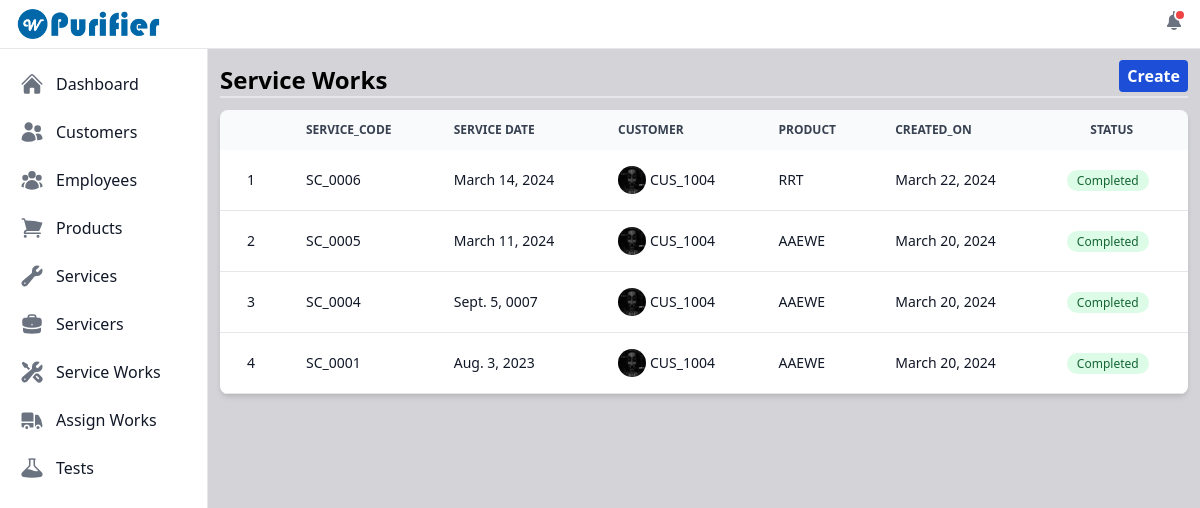
The app's page /view_serviceworks/ (signed in), older data.
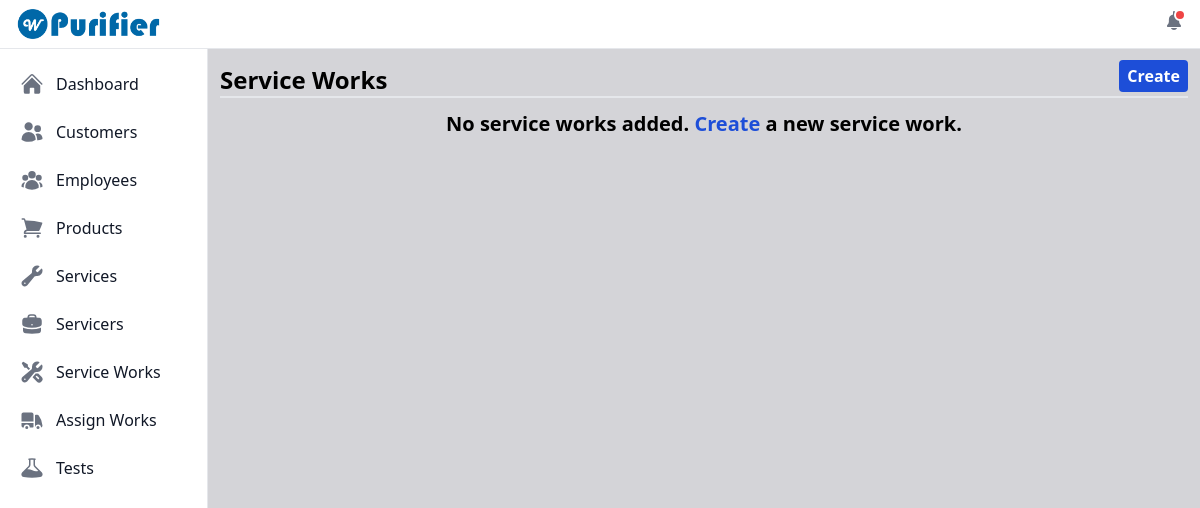
The same page, newer data.
### purifier/models.py (models this page shows, shortened)
class ServiceWork(models.Model):
    STATUS_CHOICES = (
        ('pending', 'Pending'),
        ('working', 'Working'),
        ('completed', 'Completed'),
    )
    id = models.UUIDField(primary_key=True, default=uuid.uuid4, unique=True, editable=False)
    service_work_code = models.CharField(max_length=50, blank=True, unique=True)
    customer_code = models.ForeignKey(Customer, on_delete=models.CASCADE)
    product = models.ForeignKey(Product, on_delete=models.CASCADE)
    service_name = models.ManyToManyField(Service)
    comment_section = models.TextField(null=True, blank=True)
    service_date = models.DateField()
    remark_section = models.TextField(null=True, blank=True)
    status = models.CharField(max_length=30, choices=STATUS_CHOICES, default='pending')
    created_on = models.DateField(auto_now_add=True)

class Customer(models.Model):
    id = models.UUIDField(primary_key=True, default=uuid.uuid4, unique=True, editable=False)
    profile = models.ImageField(null=True, blank=True, upload_to="customer_profiles/")
    name = models.CharField(max_length=50)
    email = models.EmailField(unique=True)
    address = models.TextField()
    mobile = models.CharField(max_length=20)
    whatsapp_number = models.CharField(max_length=20)
    installed_product = models.ManyToManyField(Product, blank=True)
    customer_code = models.CharField(max_length=50, blank=True, unique=True)
    location = models.CharField(max_length=250, null=True, blank=True)
    initial_password = models.CharField(max_length=150, blank=True, null=True)
    created_on = models.DateField(auto_now_add=True)
    def __str__(self) -> str:
        return self.customer_code

class Product(models.Model):
    id = models.UUIDField(primary_key=True, default=uuid.uuid4, unique=True, editable=False)
    product_serial = models.CharField(max_length=100, blank=True, unique=True)
    category = models.ForeignKey(Category, on_delete=models.SET_NULL, blank=True, null=True)
    name = models.CharField(max_length=100)
    image = models.ImageField(null=True, blank=True, upload_to="product_images/")
    services = models.ManyToManyField(Service, blank=True)
    created_on = models.DateField(auto_now_add=True)
    def __str__(self) -> str:
        return self.name

### purifier/views.py (the view)
# urls.py: path('view_serviceworks/', views.viewServiceWorks, name='view_serviceworks'),
@login_required
def viewServiceWorks(request):
    service_works = ServiceWork.objects.all().order_by('-service_work_code')
    service_works_exists = service_works.exists()
    service_work_form = ServiceWorkForm()
    if request.method == 'GET':
        filter_customer = request.GET.get('customerSelect')
        selected_customer = request.GET.get('selectedCustomer')
        selected_product = request.GET.get('selectedProduct')
        try:
            if selected_customer:
                customer = get_object_or_404(Customer, pk=selected_customer)
                installed_products = customer.installed_product.all()
                products = Product.objects.filter(id__in=installed_products)
                products_data = [{'id': product.id, 'name': product.name, 'product_serial': product.product_serial} for product in products]
                data = {
                    'products': products_data,
                }
                return JsonResponse(data)
            if selected_product:
                product = get_object_or_404(Product, pk=selected_product)
                product_services = product.services.all()
                services = Service.objects.filter(id__in=product_services)
                services_data = [{'id': service.id, 'name': service.name} for service in services]
                data = {
                    'services': services_data,
                }
                return JsonResponse(data)
        except Product.DoesNotExist:
            return JsonResponse({'error': 'Product not found'}, status=404)
        except Customer.DoesNotExist:
                return JsonResponse({'error': 'Customer not found'}, status=404)
    context = {'service_works': service_works, 'service_works_exists': service_works_exists, 'service_work_form': service_work_form}
    return render(request, 'servicework/view_serviceworks.html', context)

### user_management/models.py (called while the page is built)
    def __str__(self):
        return self.username

### purifier/templates/servicework/view_serviceworks.html (shortened to what the changed rows need)
{% extends "index.html" %}
{% load static %}
{% block content %}
    <div class="mt-3">
        {% if service_works_exists %}
        <div class="relative overflow-x-auto shadow-md sm:rounded-lg">
            <table id="employees_table" class="w-full text-sm text-left rtl:text-right text-gray-500 dark:text-gray-400">
                <thead class="text-xs text-gray-700 uppercase bg-gray-50 dark:bg-gray-700 dark:text-gray-400">
                    <tr>
                        <th scope="col" class="px-6 py-3 text-center"></th>
                        <th scope="col" class="px-6 py-3">Service_code</th>
                        <th scope="col" class="px-6 py-3">Service Date</th>
                        <th scope="col" class="px-6 py-3">Customer</th>
                        <th scope="col" class="px-6 py-3">Product</th>
                        <th scope="col" class="px-6 py-3">Created_On</th>
                        <th scope="col" class="px-6 py-3 text-center">Status</th>
                    </tr>
                </thead>
                <tbody>
                    {% for service_work in service_works %}
                        <tr class="bg-white border-b dark:bg-gray-800 dark:border-gray-700 hover:bg-gray-50 dark:hover:bg-gray-600">
                            <th scope="row" class="px-6 py-4 font-medium text-gray-900 whitespace-nowrap dark:text-white text-center">{{ forloop.counter }}</th>
                            <th scope="row" class="px-6 py-4 font-medium text-gray-900 whitespace-nowrap dark:text-white">
                                <a href='{% url "purifier:each_service_work" service_work.id %}'>{{ service_work.service_work_code }}</a>
                            </th>
                            <th scope="row" class="px-6 py-4 font-medium text-gray-900 whitespace-nowrap dark:text-white">
                                <a href='{% url "purifier:each_service_work" service_work.id %}'>{{ service_work.service_date }}</a>
                            </th>
                            <th scope="row" class="flex items-center px-6 py-4 font-medium text-gray-900 whitespace-nowrap dark:text-white">
                                <a href='{% url "purifier:each_service_work" service_work.id %}'>
                                    {% if service_work.customer_code.profile %}
                                        <img src="{{service_work.customer_code.profile.url}}" alt="Profile not loading..." class="h-7 w-7 rounded-full">
                                    {% else %}
                                        <img src="{% static 'images/default.png' %}" alt="Profile not loading..." class="h-7 w-7 rounded-full">
                                    {% endif %}
                                </a>
                                <a href='{% url "purifier:each_service_work" service_work.id %}' class="ms-1">{{ service_work.customer_code }}</a>
                            </th>
                            <th scope="row" class="px-6 py-4 font-medium text-gray-900 whitespace-nowrap dark:text-white">
                                <a href='{% url "purifier:each_service_work" service_work.id %}'>{{ service_work.product }}</a>
                            </th>
                            <th scope="row" class="px-6 py-4 font-medium text-gray-900 whitespace-nowrap dark:text-white">
                                <a href='{% url "purifier:each_service_work" service_work.id %}'>{{ service_work.created_on }}</a>
                            </th>
                            <th scope="row" class="px-6 py-4 font-medium text-gray-900 whitespace-nowrap dark:text-white text-center">
                                <a href='{% url "purifier:each_service_work" service_work.id %}'>
                                {% if service_work.status == 'pending' %}
                                    <span class="bg-blue-100 text-blue-800 text-xs font-medium me-2 px-2.5 py-0.5 rounded-full dark:bg-blue-900 dark:text-blue-300">{{ service_work.get_status_display }}</span>
                                {% elif service_work.status == 'working' %}
                                    <span class="bg-yellow-100 text-yellow-800 text-xs font-medium me-2 px-2.5 py-0.5 rounded-full dark:bg-yellow-900 dark:text-yellow-300">{{ service_work.get_status_display }}</span>
                                {% else %}
                                    <span class="bg-green-100 text-green-800 text-xs font-medium me-2 px-2.5 py-0.5 rounded-full dark:bg-green-900 dark:text-green-300">{{ service_work.get_status_display }}</span>
                                {% endif %}
                                </a>
                            </th>
                        </tr>
                    {% endfor %}
                </tbody>
            </table>
        </div>
        {% else %}
        <div class="flex justify-center">
            <span class="font-bold text-xl">No service works added. <a href="{% url "purifier:create_servicework" %}" class="text-blue-700">Create</a> a new service work.</span>
        </div>
        {% endif %}
    </div>
{% endblock content %}

Row changes from the older to the newer data that the page shows:
removed ServiceWork: service_work_code "SC_0006", service_date "March 14, 2024", customer_code.profile (picture), customer_code "CUS_1004", product "RRT", created_on "March 22, 2024", status "Completed"
removed ServiceWork: service_work_code "SC_0005", service_date "March 11, 2024", customer_code.profile (picture), customer_code "CUS_1004", product "AAEWE", created_on "March 20, 2024", status "Completed"
removed ServiceWork: service_work_code "SC_0004", service_date "Sept. 5, 0007", customer_code.profile (picture), customer_code "CUS_1004", product "AAEWE", created_on "March 20, 2024", status "Completed"
removed ServiceWork: service_work_code "SC_0001", service_date "Aug. 3, 2023", customer_code.profile (picture), customer_code "CUS_1004", product "AAEWE", created_on "March 20, 2024", status "Completed"
Text that changed along with them:
text no longer shown: "SERVICE_CODE SERVICE DATE CUSTOMER PRODUCT CREATED_ON STATUS"
text now shown: "No service works added. Create a new service work."
